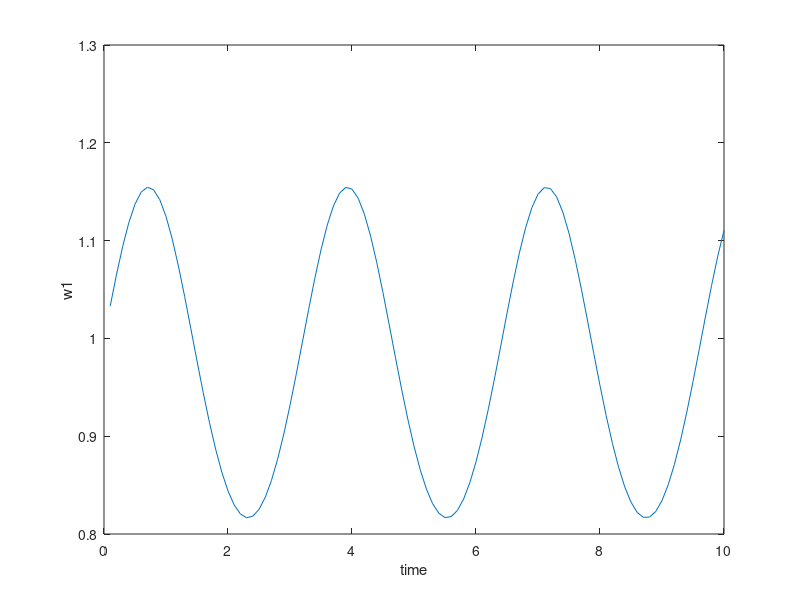

Write the MATLAB code that produced this figure.
%Solve Euler's Equation numercailly 
n=1;
A=1.5;
B=1;
C=0.5;
t0=0;
tn=10;
%step size h
step=0.1;
U0=1;
V0=1;
W0=1;
m=(tn-t0)/step;
f=@(t,V,W)((B-C)*V*W/A);
g=@(t,U,W)((C-A)*W*U/B);
h=@(t,U,V)((A-B)*U*V/C);
w1=zeros(1,m);
t=zeros(1,m);
E=0.5*A*U0^2+0.5*B*V0^2+0.5*C*W0^2;
H=sqrt(A^2*U0^2+B^2*V0^2+C^2*W0^2);
display([E,H^2])

%4-stage explicit RK methods 
while n<m+1
    t1=t0+step;
    a1=f(t0,V0,W0);
    b1=g(t0,U0,W0);
    c1=h(t0,U0,V0);
   
    a2=f(t0+0.5*step,V0+0.5*step*b1,W0+0.5*step*c1);
    b2=g(t0+0.5*step,U0+0.5*step*a1,W0+0.5*step*c1);
    c2=h(t0+0.5*step,U0+0.5*step*a1,V0+0.5*step*b1);
    
    a3=f(t0+0.5*step,V0+0.5*step*b2,W0+0.5*step*c2);
    b3=g(t0+0.5*step,U0+0.5*step*a2,W0+0.5*step*c2);
    c3=h(t0+0.5*step,U0+0.5*step*a2,V0+0.5*step*b2);
    
    a4=f(t0+step,V0+step*b3,W0+step*c3);
    b4=g(t0+step,U0+step*a3,W0+step*c3);
    c4=h(t0+step,U0+step*a3,V0+step*b3);
    
    U1=U0+step*(a1/6+a2/3+a3/3+a4/6);
    V1=V0+step*(b1/6+b2/3+b3/3+b4/6);
    W1=W0+step*(c1/6+c2/3+c3/3+c4/6);
    t(n)=t1;
    w1(n)=U1;
    plot(t,w1)
xlabel('time')
ylabel('w1')
%disp([t1,U1])

t0=t1;
U0=U1;
V0=V1;
W0=W1;
n=n+1;
end
   
E=0.5*A*U1^2+0.5*B*V1^2+0.5*C*W1^2;
H=sqrt(A^2*U1^2+B^2*V1^2+C^2*W1^2);
display([E,H^2])

  
